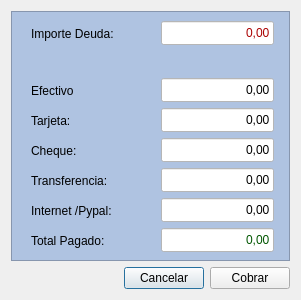
<?xml version="1.0" encoding="UTF-8"?>
<ui version="4.0">
 <class>frmCobrarDeuda</class>
 <widget class="QDialog" name="frmCobrarDeuda">
  <property name="geometry">
   <rect>
    <x>0</x>
    <y>0</y>
    <width>301</width>
    <height>300</height>
   </rect>
  </property>
  <property name="windowTitle">
   <string>Cobrar Deudas de Clientes</string>
  </property>
  <property name="windowIcon">
   <iconset resource="../maya.qrc">
    <normaloff>:/Icons/PNG/maya_logo.png</normaloff>:/Icons/PNG/maya_logo.png</iconset>
  </property>
  <layout class="QGridLayout" name="gridLayout">
   <item row="0" column="0" colspan="3">
    <widget class="QFrame" name="frame">
     <property name="styleSheet">
      <string notr="true">background-color: rgb(175,195,225);</string>
     </property>
     <property name="frameShape">
      <enum>QFrame::StyledPanel</enum>
     </property>
     <property name="frameShadow">
      <enum>QFrame::Raised</enum>
     </property>
     <widget class="QLabel" name="label">
      <property name="geometry">
       <rect>
        <x>20</x>
        <y>13</y>
        <width>111</width>
        <height>20</height>
       </rect>
      </property>
      <property name="text">
       <string>Importe Deuda:</string>
      </property>
     </widget>
     <widget class="QLineEdit" name="txtImporteDeuda">
      <property name="enabled">
       <bool>false</bool>
      </property>
      <property name="geometry">
       <rect>
        <x>150</x>
        <y>10</y>
        <width>113</width>
        <height>24</height>
       </rect>
      </property>
      <property name="styleSheet">
       <string notr="true">background-color: rgb(255, 255, 255);
color: rgb(170, 0, 0);</string>
      </property>
      <property name="text">
       <string>0,00</string>
      </property>
      <property name="alignment">
       <set>Qt::AlignRight|Qt::AlignTrailing|Qt::AlignVCenter</set>
      </property>
     </widget>
     <widget class="QLineEdit" name="txtImporteEfectivo">
      <property name="geometry">
       <rect>
        <x>150</x>
        <y>67</y>
        <width>113</width>
        <height>24</height>
       </rect>
      </property>
      <property name="styleSheet">
       <string notr="true">background-color: rgb(255, 255, 255);</string>
      </property>
      <property name="text">
       <string>0,00</string>
      </property>
      <property name="alignment">
       <set>Qt::AlignRight|Qt::AlignTrailing|Qt::AlignVCenter</set>
      </property>
     </widget>
     <widget class="QLabel" name="label_2">
      <property name="geometry">
       <rect>
        <x>20</x>
        <y>70</y>
        <width>111</width>
        <height>20</height>
       </rect>
      </property>
      <property name="text">
       <string>Efectivo</string>
      </property>
     </widget>
     <widget class="QLineEdit" name="txtImporteTarjeta">
      <property name="geometry">
       <rect>
        <x>150</x>
        <y>97</y>
        <width>113</width>
        <height>24</height>
       </rect>
      </property>
      <property name="styleSheet">
       <string notr="true">background-color: rgb(255, 255, 255);</string>
      </property>
      <property name="text">
       <string>0,00</string>
      </property>
      <property name="alignment">
       <set>Qt::AlignRight|Qt::AlignTrailing|Qt::AlignVCenter</set>
      </property>
     </widget>
     <widget class="QLabel" name="label_3">
      <property name="geometry">
       <rect>
        <x>20</x>
        <y>100</y>
        <width>111</width>
        <height>20</height>
       </rect>
      </property>
      <property name="text">
       <string>Tarjeta:</string>
      </property>
     </widget>
     <widget class="QLineEdit" name="txtImporteCheque">
      <property name="geometry">
       <rect>
        <x>150</x>
        <y>127</y>
        <width>113</width>
        <height>24</height>
       </rect>
      </property>
      <property name="styleSheet">
       <string notr="true">background-color: rgb(255, 255, 255);</string>
      </property>
      <property name="text">
       <string>0,00</string>
      </property>
      <property name="alignment">
       <set>Qt::AlignRight|Qt::AlignTrailing|Qt::AlignVCenter</set>
      </property>
     </widget>
     <widget class="QLabel" name="label_4">
      <property name="geometry">
       <rect>
        <x>20</x>
        <y>130</y>
        <width>111</width>
        <height>20</height>
       </rect>
      </property>
      <property name="text">
       <string>Cheque:</string>
      </property>
     </widget>
     <widget class="QLineEdit" name="txtImporteTransferencia">
      <property name="geometry">
       <rect>
        <x>150</x>
        <y>157</y>
        <width>113</width>
        <height>24</height>
       </rect>
      </property>
      <property name="styleSheet">
       <string notr="true">background-color: rgb(255, 255, 255);</string>
      </property>
      <property name="text">
       <string>0,00</string>
      </property>
      <property name="alignment">
       <set>Qt::AlignRight|Qt::AlignTrailing|Qt::AlignVCenter</set>
      </property>
     </widget>
     <widget class="QLabel" name="label_5">
      <property name="geometry">
       <rect>
        <x>20</x>
        <y>160</y>
        <width>111</width>
        <height>20</height>
       </rect>
      </property>
      <property name="text">
       <string>Transferencia:</string>
      </property>
     </widget>
     <widget class="QLineEdit" name="txtImporteInternet">
      <property name="geometry">
       <rect>
        <x>150</x>
        <y>187</y>
        <width>113</width>
        <height>24</height>
       </rect>
      </property>
      <property name="styleSheet">
       <string notr="true">background-color: rgb(255, 255, 255);</string>
      </property>
      <property name="text">
       <string>0,00</string>
      </property>
      <property name="alignment">
       <set>Qt::AlignRight|Qt::AlignTrailing|Qt::AlignVCenter</set>
      </property>
     </widget>
     <widget class="QLabel" name="label_6">
      <property name="geometry">
       <rect>
        <x>20</x>
        <y>190</y>
        <width>111</width>
        <height>20</height>
       </rect>
      </property>
      <property name="text">
       <string>Internet /Pypal:</string>
      </property>
     </widget>
     <widget class="QLineEdit" name="txtImporteTotal">
      <property name="enabled">
       <bool>false</bool>
      </property>
      <property name="geometry">
       <rect>
        <x>150</x>
        <y>217</y>
        <width>113</width>
        <height>24</height>
       </rect>
      </property>
      <property name="styleSheet">
       <string notr="true">background-color: rgb(255, 255, 255);
color: rgb(0, 85, 0);</string>
      </property>
      <property name="text">
       <string>0,00</string>
      </property>
      <property name="alignment">
       <set>Qt::AlignRight|Qt::AlignTrailing|Qt::AlignVCenter</set>
      </property>
     </widget>
     <widget class="QLabel" name="label_7">
      <property name="geometry">
       <rect>
        <x>20</x>
        <y>220</y>
        <width>111</width>
        <height>20</height>
       </rect>
      </property>
      <property name="text">
       <string>Total Pagado:</string>
      </property>
     </widget>
    </widget>
   </item>
   <item row="1" column="0">
    <spacer name="horizontalSpacer">
     <property name="orientation">
      <enum>Qt::Horizontal</enum>
     </property>
     <property name="sizeHint" stdset="0">
      <size>
       <width>108</width>
       <height>20</height>
      </size>
     </property>
    </spacer>
   </item>
   <item row="1" column="1">
    <widget class="QPushButton" name="btnCancelar">
     <property name="text">
      <string>Cancelar</string>
     </property>
    </widget>
   </item>
   <item row="1" column="2">
    <widget class="QPushButton" name="btnCobrar">
     <property name="text">
      <string>Cobrar</string>
     </property>
    </widget>
   </item>
  </layout>
 </widget>
 <tabstops>
  <tabstop>txtImporteEfectivo</tabstop>
  <tabstop>txtImporteTarjeta</tabstop>
  <tabstop>txtImporteCheque</tabstop>
  <tabstop>txtImporteTransferencia</tabstop>
  <tabstop>txtImporteInternet</tabstop>
  <tabstop>txtImporteTotal</tabstop>
  <tabstop>btnCancelar</tabstop>
  <tabstop>btnCobrar</tabstop>
  <tabstop>txtImporteDeuda</tabstop>
 </tabstops>
 <resources>
  <include location="../maya.qrc"/>
 </resources>
 <connections>
  <connection>
   <sender>txtImporteEfectivo</sender>
   <signal>editingFinished()</signal>
   <receiver>frmCobrarDeuda</receiver>
   <slot>calcular()</slot>
   <hints>
    <hint type="sourcelabel">
     <x>215</x>
     <y>85</y>
    </hint>
    <hint type="destinationlabel">
     <x>21</x>
     <y>261</y>
    </hint>
   </hints>
  </connection>
  <connection>
   <sender>txtImporteTarjeta</sender>
   <signal>editingFinished()</signal>
   <receiver>frmCobrarDeuda</receiver>
   <slot>calcular()</slot>
   <hints>
    <hint type="sourcelabel">
     <x>178</x>
     <y>122</y>
    </hint>
    <hint type="destinationlabel">
     <x>31</x>
     <y>268</y>
    </hint>
   </hints>
  </connection>
  <connection>
   <sender>txtImporteCheque</sender>
   <signal>editingFinished()</signal>
   <receiver>frmCobrarDeuda</receiver>
   <slot>calcular()</slot>
   <hints>
    <hint type="sourcelabel">
     <x>206</x>
     <y>149</y>
    </hint>
    <hint type="destinationlabel">
     <x>50</x>
     <y>273</y>
    </hint>
   </hints>
  </connection>
  <connection>
   <sender>txtImporteCheque</sender>
   <signal>editingFinished()</signal>
   <receiver>frmCobrarDeuda</receiver>
   <slot>calcular()</slot>
   <hints>
    <hint type="sourcelabel">
     <x>235</x>
     <y>141</y>
    </hint>
    <hint type="destinationlabel">
     <x>15</x>
     <y>286</y>
    </hint>
   </hints>
  </connection>
  <connection>
   <sender>txtImporteTransferencia</sender>
   <signal>editingFinished()</signal>
   <receiver>frmCobrarDeuda</receiver>
   <slot>calcular()</slot>
   <hints>
    <hint type="sourcelabel">
     <x>199</x>
     <y>174</y>
    </hint>
    <hint type="destinationlabel">
     <x>79</x>
     <y>278</y>
    </hint>
   </hints>
  </connection>
  <connection>
   <sender>txtImporteInternet</sender>
   <signal>editingFinished()</signal>
   <receiver>frmCobrarDeuda</receiver>
   <slot>calcular()</slot>
   <hints>
    <hint type="sourcelabel">
     <x>224</x>
     <y>204</y>
    </hint>
    <hint type="destinationlabel">
     <x>101</x>
     <y>292</y>
    </hint>
   </hints>
  </connection>
  <connection>
   <sender>btnCancelar</sender>
   <signal>clicked()</signal>
   <receiver>frmCobrarDeuda</receiver>
   <slot>close()</slot>
   <hints>
    <hint type="sourcelabel">
     <x>178</x>
     <y>281</y>
    </hint>
    <hint type="destinationlabel">
     <x>295</x>
     <y>259</y>
    </hint>
   </hints>
  </connection>
  <connection>
   <sender>btnCobrar</sender>
   <signal>clicked()</signal>
   <receiver>frmCobrarDeuda</receiver>
   <slot>cobrar()</slot>
   <hints>
    <hint type="sourcelabel">
     <x>262</x>
     <y>272</y>
    </hint>
    <hint type="destinationlabel">
     <x>296</x>
     <y>187</y>
    </hint>
   </hints>
  </connection>
 </connections>
 <slots>
  <slot>calcular()</slot>
  <slot>cobrar()</slot>
 </slots>
</ui>
